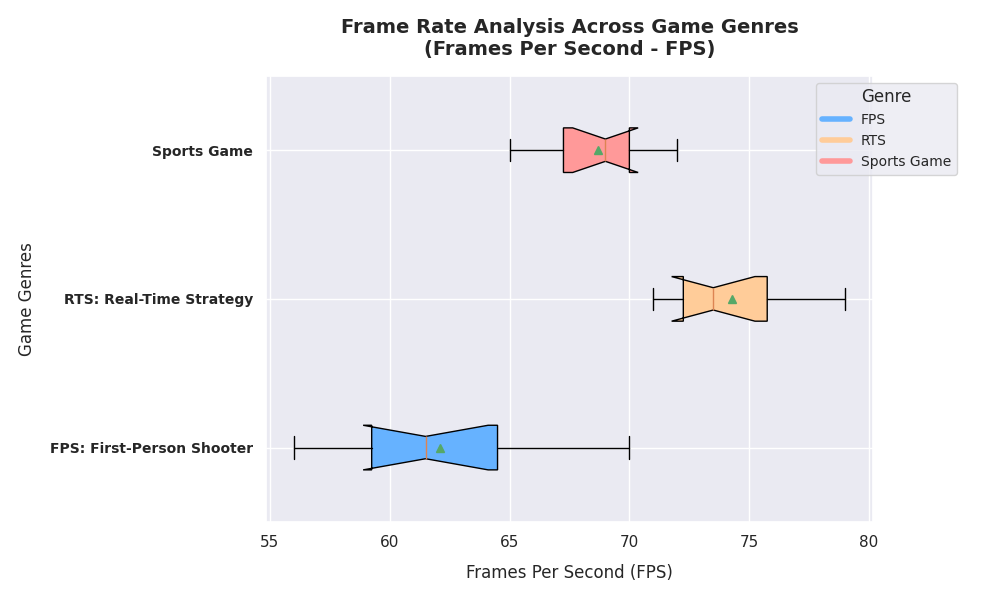

Here is the Python script that generated this plot:
import matplotlib.pyplot as plt
import numpy as np

# Define game genres excluding 'RPG: Role-Playing Game'
genres = ['FPS: First-Person Shooter', 'RTS: Real-Time Strategy', 'Sports Game']

# FPS data excluding RPG
fps_data = [
    [58, 61, 59, 62, 70, 65, 56, 60, 63, 67],
    [72, 75, 73, 72, 76, 73, 78, 71, 79, 74],
    [66, 69, 71, 67, 65, 69, 70, 68, 72, 70]
]

# Initiate a plot
fig, ax = plt.subplots(figsize=(10, 6))

# Generate horizontal box plots
boxplots = ax.boxplot(fps_data, vert=False, patch_artist=True, notch=True, showmeans=True)

# Define custom colors for box plot fill
colors = ['#66B2FF', '#FFCC99', '#FF9999']
for patch, color in zip(boxplots['boxes'], colors):
    patch.set_facecolor(color)

# Configure title and axis labels
ax.set_title('Frame Rate Analysis Across Game Genres\n(Frames Per Second - FPS)', fontsize=14, fontweight='bold', pad=15)
ax.set_xlabel('Frames Per Second (FPS)', fontsize=12, labelpad=10)
ax.set_ylabel('Game Genres', fontsize=12, labelpad=10)

# Customize y-tick labels
ax.set_yticks(np.arange(1, len(genres) + 1))
ax.set_yticklabels(genres, fontsize=10, fontweight='bold')

# Legend to explain color coding
handles = [plt.Line2D([0], [0], color=color, lw=4) for color in colors]
ax.legend(handles, [genre.split(':')[0] for genre in genres], title="Genre", loc='upper right', bbox_to_anchor=(1.15, 1), fontsize=10)

# Ensure layout is tight
plt.tight_layout()

# Display the plot
plt.show()
